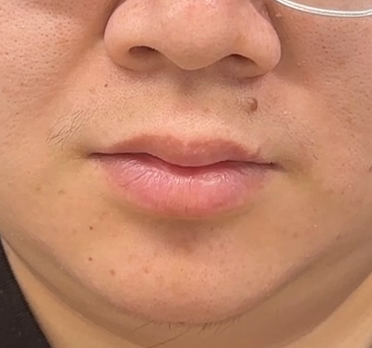
#> input picture frame 6 of test/input_videos/gfb.mp4, 372 x 348 px
$ python generate_jpg.py
#> lines starting #> are read from the running program, lines starting #| are printed output that depends on the picture
import cv2
import os

def video_to_frames(video_file, output_folder,fps=20):
    # 创建输出文件夹
#> called with video_file = 'input_videos/gfb.mp4', output_folder = 'output_pics/gfb', fps = 20
    if not os.path.exists(output_folder):
        os.makedirs(output_folder)

    # 打开视频文件
    video_capture = cv2.VideoCapture(video_file)
    # fps = video_capture.get(cv2.CAP_PROP_FPS)
    frame_count = 0

    # 计算帧间隔
    frame_interval = int(round(1000/fps))

    # 逐帧读取视频并保存为图片
    success, frame = video_capture.read()
#> frame is the input picture: shape (348, 372, 3); mean B, G, R 106.2, 133.9, 193.9
    while success:
        frame_count += 1
        # 转换为灰度图像
        gray_frame = cv2.cvtColor(frame, cv2.COLOR_BGR2GRAY)
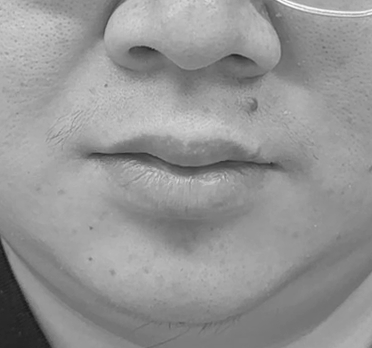
#> gray_frame: shape (348, 372); min 24, max 251, mean 148.7
        # 重采样为88*88
        resized_frame = cv2.resize(gray_frame, (88, 88))
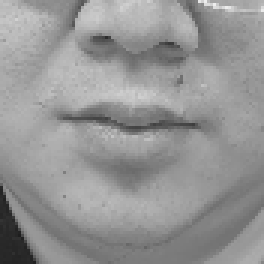
#> resized_frame: shape (88, 88) (shown 3 times larger); min 30, max 237, mean 148.6
        # 归一化
        normalized_frame = cv2.normalize(resized_frame, None, alpha=0, beta=255, norm_type=cv2.NORM_MINMAX)
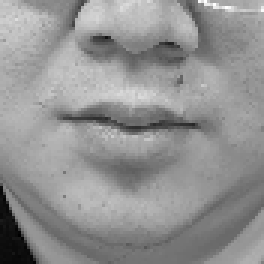
#> normalized_frame: shape (88, 88) (shown 3 times larger); min 0, max 255, mean 146.1

        # 保存图片
        output_path = os.path.join(output_folder, '{}.jpg'.format(frame_count))
        cv2.imwrite(output_path, normalized_frame)

        # 读取下一帧
        video_capture.set(cv2.CAP_PROP_POS_MSEC, (frame_count*frame_interval))
        success, frame = video_capture.read()
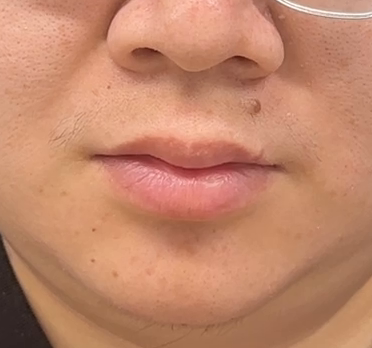
#> input picture frame 2 of test/input_videos/gfb.mp4, 372 x 348 px
#> frame is the input picture: shape (348, 372, 3); mean B, G, R 106.7, 134.4, 194.1

    # 释放视频文件
    video_capture.release()

# 使用示例
video_file = 'input_videos/gfb.mp4'
output_folder = 'output_pics/gfb'
video_to_frames(video_file, output_folder)

$ run again, starting later in the video
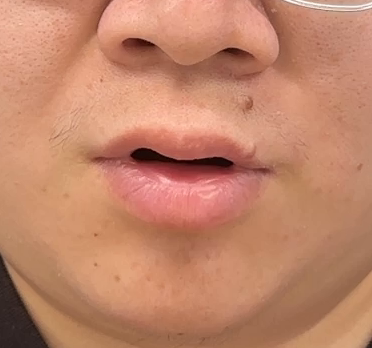
#> input picture frame 30 of test/input_videos/gfb.mp4, 372 x 348 px
#> in video_to_frames, frame is the input picture: shape (348, 372, 3); mean B, G, R 106.2, 133.1, 193.6
#> in video_to_frames, `resized_frame = cv2.resize(gray_frame, (88, 88))`:
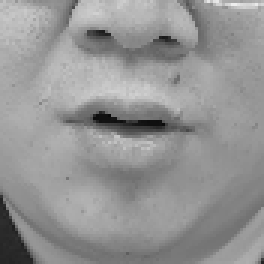
#> resized_frame: shape (88, 88) (shown 3 times larger); min 11, max 238, mean 148.1
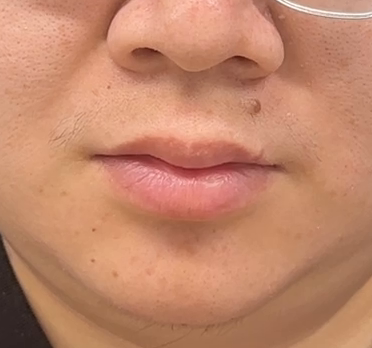
#> input picture frame 2 of test/input_videos/gfb.mp4, 372 x 348 px
#> in video_to_frames, frame is the input picture: shape (348, 372, 3); mean B, G, R 106.7, 134.4, 194.1

$ run again, starting later in the video
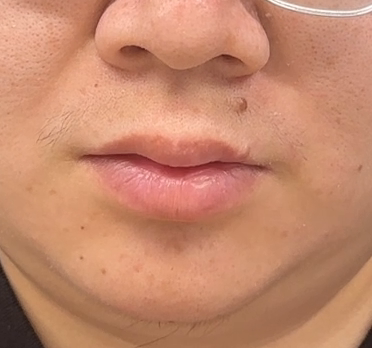
#> input picture frame 54 of test/input_videos/gfb.mp4, 372 x 348 px
#> in video_to_frames, frame is the input picture: shape (348, 372, 3); mean B, G, R 108.5, 136.3, 197.2
#> in video_to_frames, `normalized_frame = cv2.normalize(resized_frame, None, alpha=0, beta=25..`:
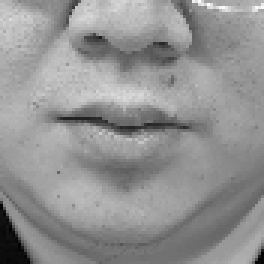
#> normalized_frame: shape (88, 88) (shown 3 times larger); min 0, max 255, mean 146.1
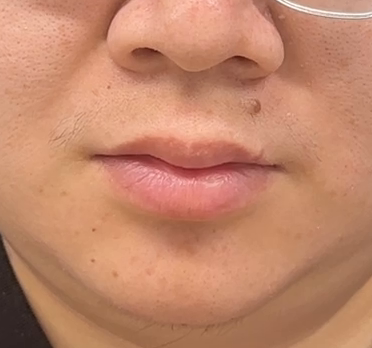
#> input picture frame 2 of test/input_videos/gfb.mp4, 372 x 348 px
#> in video_to_frames, frame is the input picture: shape (348, 372, 3); mean B, G, R 106.7, 134.4, 194.1
